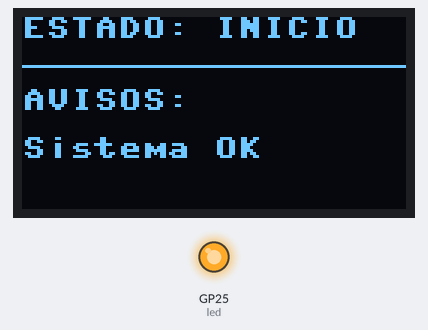
The program below on a simulated Raspberry Pi Pico running MicroPython. Shown: 128×64 one-colour display, output pins drawn as LEDs (lit = HIGH). Library files of the repository ran but are not shown: ssd1306.py.

Above: at 0.1 s.
At 8.2 s:
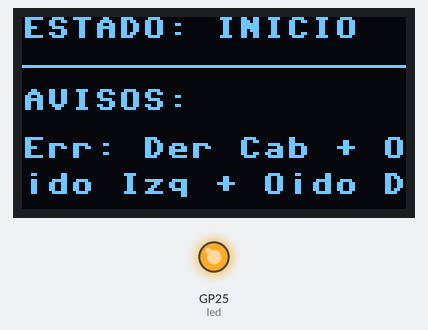
At 18.3 s:
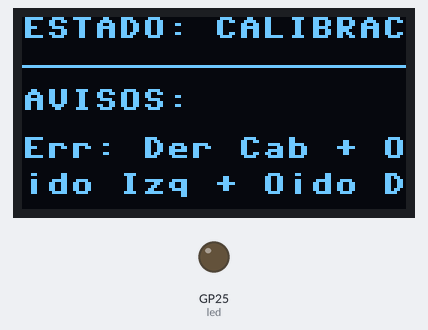
At 38.6 s:
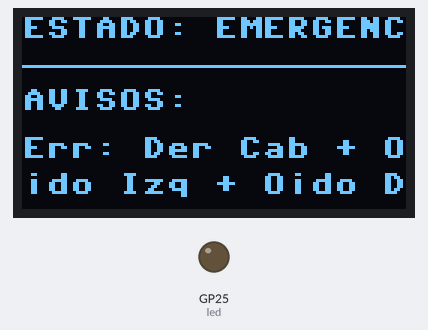
Timing chart, 0 to 40.0 s (numbered marks = the images above):
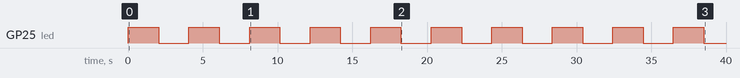

Measured:
- by itself, GP25 (led): alternates HIGH for 2.0 s and LOW for 2.0 s
- what the display in image 1 shows lasts 2.0 s, from 8.2 s to 10.2 s

The program:

pantalla.py
```python
from machine import Pin, I2C
import ssd1306
import time

# Configuración del LED (puedes cambiar a Pin("LED") si tu placa usa ese nombre)
led = Pin(25, Pin.OUT)

# Configuración I2C (pines 0 y 1)
i2c = I2C(0, scl=Pin(1), sda=Pin(0), freq=400000)

# Dimensiones de la OLED
ancho = 128
alto = 64
oled = ssd1306.SSD1306_I2C(ancho, alto, i2c)

def mostrar_interfaz(estado_actual, error_texto):
    # 1. Limpiar pantalla
    oled.fill(0)

    # 2. Dibujar una línea divisoria horizontal debajo de la zona amarilla (ej. en Y = 16)
    oled.hline(0, 16, 128, 1)

    # 3. Mostrar el Estado Arriba (Zona Amarilla / Título)
    oled.text("ESTADO:", 0, 0, 1)
    oled.text(estado_actual, 64, 0, 1)

    # 4. Mostrar los Errores Abajo (Zona Celeste)
    # Dividimos en dos líneas por si el texto es largo
    oled.text("AVISOS:", 0, 24, 1)
    oled.text(error_texto[:16], 0, 40, 1)    # Parte 1 del error
    oled.text(error_texto[16:], 0, 52, 1)    # Parte 2 del error (si es muy largo)

    # Refrescar pantalla física
    oled.show()

# --- PRUEBA DE LOS ESTADOS Y ERRORES ---
# Lista de estados que pediste
estados = ["INICIO", "CALIBRACION", "MARCHA", "EMERGENCIA"]

# Lista de errores que mencionaste
errores = [
    "Sistema OK",
    "Err: Izq Oido",
    "Err: Der Cabeza",
    "Err: Der Cab + Oido Der",
    "Err: Der Cab + Oido Izq + Oido Der + Izq Cab"
]

# Bucle de prueba para ver cómo cambian en pantalla
while True:
    for est in estados:
        for err in errores:
            led.toggle()
            mostrar_interfaz(est, err)
            time.sleep(2) # Cambia cada 2 segundos para probar
```
